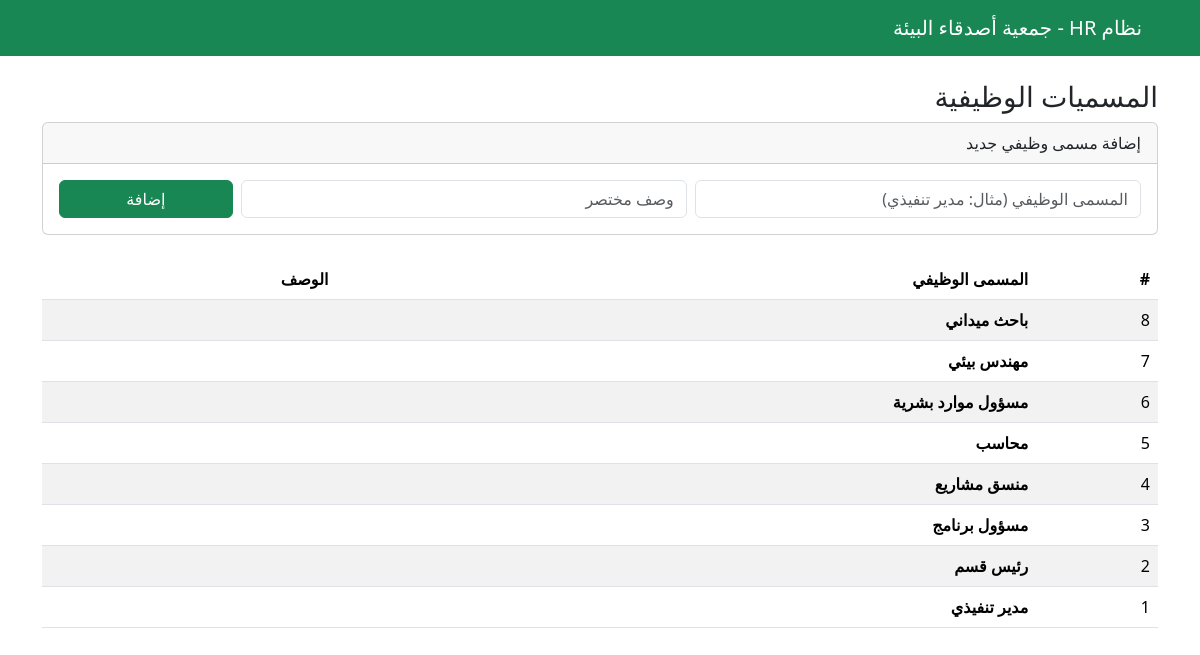
Page /job_titles.php (signed in) on the committed database.
### tables this page shows
CREATE TABLE job_titles (
        id INTEGER PRIMARY KEY AUTOINCREMENT,
        title TEXT NOT NULL UNIQUE,
        description TEXT
    );

### job_titles.php (the view, shortened to what this page needs)
<?php
$db = getDB();
$titles = $db->query("SELECT * FROM job_titles ORDER BY id DESC")->fetchAll();
?>
<!DOCTYPE html>
<html lang="ar" dir="rtl">
<head>
    <link href="https://cdn.jsdelivr.net/npm/bootstrap@5.3.3/dist/css/bootstrap.min.css" rel="stylesheet">
</head>
<body>
<nav class="navbar navbar-dark bg-success"><div class="container"><a class="navbar-brand" href="dashboard.php">نظام HR - جمعية أصدقاء البيئة</a></div></nav>
<div class="container py-4">
    <h3>المسميات الوظيفية</h3>
    <div class="card mb-4">
        <div class="card-header">إضافة مسمى وظيفي جديد</div>
        <div class="card-body">
            <form method="POST">
                <div class="row g-2">
                    <div class="col-md-5">
                        <input type="text" name="title" class="form-control" placeholder="المسمى الوظيفي (مثال: مدير تنفيذي)" required>
                    </div>
                    <div class="col-md-5">
                        <input type="text" name="description" class="form-control" placeholder="وصف مختصر">
                    </div>
                    <div class="col-md-2">
                        <button type="submit" name="add_title" class="btn btn-success w-100">إضافة</button>
                    </div>
                </div>
            </form>
        </div>
    </div>
    <table class="table table-striped">
        <thead><tr><th>#</th><th>المسمى الوظيفي</th><th>الوصف</th></tr></thead>
        <tbody>
            <?php foreach ($titles as $t): ?>
            <tr>
                <td><?= $t['id'] ?></td>
                <td><strong><?= $t['title'] ?></strong></td>
                <td><?= $t['description'] ?></td>
            </tr>
            <?php endforeach; ?>
        </tbody>
    </table>
</div>
</body>
</html>

### rows in the picture
job_titles: id "8", title "باحث ميداني"
job_titles: id "7", title "مهندس بيئي"
job_titles: id "6", title "مسؤول موارد بشرية"
job_titles: id "5", title "محاسب"
job_titles: id "4", title "منسق مشاريع"
job_titles: id "3", title "مسؤول برنامج"
job_titles: id "2", title "رئيس قسم"
job_titles: id "1", title "مدير تنفيذي"
